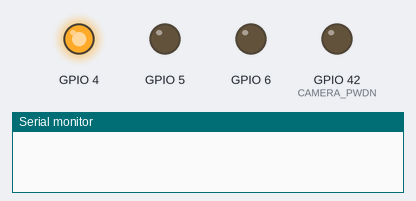
This sketch was run on a simulated ESP32. Shown: output pins drawn as LEDs (lit = HIGH), the last lines printed to the serial monitor. Storage starts empty; the camera gives no picture. At 11.5 s the program puts the board to deep sleep or switches it off; the recording ends there.

Above: at 0.1 s.
At 1.1 s:
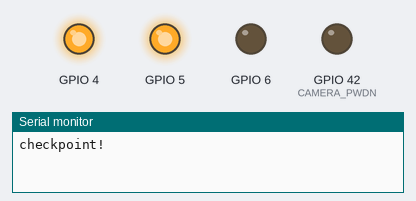
At 1.5 s:
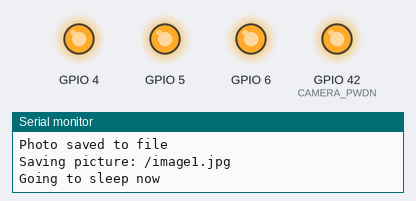
Timing chart, 0 to 3.0 s (numbered marks = the images above):
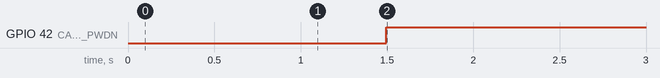

Measured:
- by itself, GPIO 42 (CAMERA_PWDN): LOW → HIGH at 1.5 s

The sketch:

MotionCamera.ino
```cpp
/*
  This is derivative work, building a Trail Camera using Seedstudio XIAO ESP32S3 with Sense shield.

  BASED ON:

  XIAO ESP32S3 Sense Camera with Microphone Demo
  xiao-camera-mic-demo.ino
  Tests onboard Camera, MEMS Microphone, and MicroSD Card
  Takes a picture and a 10-second recording when Touch Switch is pressed
  Saves to MicroSD card in JPG & WAV format

  DroneBot Workshop 2023
  https://dronebotworkshop.com
*/

// Include required libraries
#include <Arduino.h>
#include <esp_camera.h>
#include <FS.h>
#include <SD.h>
#include <SPI.h>
#include <esp_sleep.h>
#include <WiFi.h>

// Define camera model & pinout
#define CAMERA_MODEL_XIAO_ESP32S3  // Has PSRAM
#include "camera_pins.h"

#define CAMERA_PWDN GPIO_NUM_42

// Audio record time setting (in seconds, max value 240)
#define RECORD_TIME 10

// Audio settings
#define SAMPLE_RATE 16000U
#define SAMPLE_BITS 16
#define WAV_HEADER_SIZE 44
#define VOLUME_GAIN 3

// Camera status variable
bool camera_status = false;

// MicroSD status variable
bool sd_status = false;

// File Counter
int fileCount = 1;

// Touch Switch variables
int threshold = 1500;  // Adjust if not responding properly
bool touch1detected = false;

// Save pictures to SD card
void photo_save(const char *fileName) {
  // Take a photo
  camera_fb_t *fb = esp_camera_fb_get();
  if (!fb) {
    Serial.println("Failed to get camera frame buffer");
    return;
  }
  // Save photo to file
  writeFile(SD, fileName, fb->buf, fb->len);

  // Release image buffer
  esp_camera_fb_return(fb);

  Serial.println("Photo saved to file");
}

// SD card write file
void writeFile(fs::FS &fs, const char *path, uint8_t *data, size_t len) {
  Serial.printf("Writing file: %s\r\n", path);

  File file = fs.open(path, FILE_WRITE);
  if (!file) {
    Serial.println("Failed to open file for writing");
    return;
  }
  if (file.write(data, len) == len) {
    Serial.println("File written");
  } else {
    Serial.println("Write failed");
  }
  file.close();
}

// Callback function for touch switch
void gotTouch1() {
  touch1detected = true;
}

// Camera Parameters for setup
void CameraParameters() {
  // Define camera parameters
  camera_config_t config;
  config.ledc_channel = LEDC_CHANNEL_0;
  config.ledc_timer = LEDC_TIMER_0;
  config.pin_d0 = Y2_GPIO_NUM;
  config.pin_d1 = Y3_GPIO_NUM;
  config.pin_d2 = Y4_GPIO_NUM;
  config.pin_d3 = Y5_GPIO_NUM;
  config.pin_d4 = Y6_GPIO_NUM;
  config.pin_d5 = Y7_GPIO_NUM;
  config.pin_d6 = Y8_GPIO_NUM;
  config.pin_d7 = Y9_GPIO_NUM;
  config.pin_xclk = XCLK_GPIO_NUM;
  config.pin_pclk = PCLK_GPIO_NUM;
  config.pin_vsync = VSYNC_GPIO_NUM;
  config.pin_href = HREF_GPIO_NUM;
  config.pin_sscb_sda = SIOD_GPIO_NUM;
  config.pin_sscb_scl = SIOC_GPIO_NUM;
  config.pin_pwdn = PWDN_GPIO_NUM;
  config.pin_reset = RESET_GPIO_NUM;
  config.xclk_freq_hz = 20000000;
  config.frame_size = FRAMESIZE_UXGA;
  config.pixel_format = PIXFORMAT_JPEG;
  config.grab_mode = CAMERA_GRAB_WHEN_EMPTY;
  config.fb_location = CAMERA_FB_IN_PSRAM;
  config.jpeg_quality = 12;
  config.fb_count = 1;

  // if PSRAM IC present, init with UXGA resolution and higher JPEG quality
  //                      for larger pre-allocated frame buffer.
  if (config.pixel_format == PIXFORMAT_JPEG) {
    if (psramFound()) {
      config.jpeg_quality = 10;
      config.fb_count = 2;
      config.grab_mode = CAMERA_GRAB_LATEST;
    } else {
      // Limit the frame size when PSRAM is not available
      config.frame_size = FRAMESIZE_SVGA;
      config.fb_location = CAMERA_FB_IN_DRAM;
    }
  } else {
    // Best option for face detection/recognition
    config.frame_size = FRAMESIZE_VGA;//FRAMESIZE_240X240;
#if CONFIG_IDF_TARGET_ESP32S3
    config.fb_count = 2;
#endif
  }

  // Camera init
  esp_err_t err = esp_camera_init(&config);
  if (err != ESP_OK) {
    Serial.printf("Camera init failed with error 0x%x", err);
    return;
  }
}

int countFiles() {
  File root = SD.open("/");

  if(!root){
    Serial.println("Failed to open root directory");
    return 0;
  }
  int count = 0;
  File file = root.openNextFile();
  while(file){
    if(file.isDirectory()){
      // do nothing? :/
    } else {
      count++;
    }
     file = root.openNextFile();
  }

  return count;
}

unsigned long startMillis;
unsigned long elapsedMillis;

bool status = false;

void setup() {
  //disable hold!!
  gpio_hold_dis(CAMERA_PWDN);

  pinMode(CAMERA_PWDN, OUTPUT);
  digitalWrite(CAMERA_PWDN, LOW);

  pinMode(D3, OUTPUT);
  pinMode(D4, OUTPUT);
  pinMode(D5, OUTPUT);
  digitalWrite(D3, LOW);
  digitalWrite(D4, LOW);
  digitalWrite(D5, LOW);
  digitalWrite(D3, HIGH);
  // Record start time
  // Start Serial Monitor, wait until port is ready
  //delay(1000);
  startMillis = millis();
  Serial.begin(115200);
    //sleep(3000);

  // // wait up to 3 seconds for serial debugging
  // int sCounter = 30;
  // while (!Serial)
  // {
  //   delay(100);
  //   sCounter--;

  //   if (sCounter == 0) continue;
  // }

  delay(1000);

  // Disable Wi-Fi and Bluetooth
  WiFi.mode(WIFI_OFF);
  btStop();

  // Reduce CPU frequency
  setCpuFrequencyMhz(80); // Lower to 80 MHz from default 240 MHz

  digitalWrite(D4, HIGH);

  Serial.println("checkpoint!");

  delay(100);

  // Define Camera Parameters and Initialize
  CameraParameters();
  //digitalWrite(D5, HIGH);

  // Camera is good, set status
  camera_status = true;
  Serial.println("Camera OK!");

  Serial.println("Attempting to mount SD card..");
  while (!SD.begin(21)) {
    Serial.println("Failed to mount MicroSD Card! Will retry.");
  }
  Serial.println("SD card mounted");

  // Determine what type of MicroSD card is mounted
  uint8_t cardType = SD.cardType();

  if (cardType == CARD_NONE) {
    Serial.println("No MicroSD card inserted!");
    return;
  }

  // Print card type
  Serial.print("MicroSD Card Type: ");
  if (cardType == CARD_MMC) {
    Serial.println("MMC");
  } else if (cardType == CARD_SD) {
    Serial.println("SDSC");
  } else if (cardType == CARD_SDHC) {
    Serial.println("SDHC");
  } else {
    Serial.println("UNKNOWN");
  }
  // MicroSD is good, set status
  sd_status = true;

  // Configure wakeup time: 1 second = 1,000,000 microseconds
  esp_sleep_enable_timer_wakeup(10000000);

  Serial.println("end setup()");

  elapsedMillis = millis() - startMillis;  // Calculate elapsed time

  Serial.print("Elapsed time in milliseconds for setup(): ");
  Serial.println(elapsedMillis);

  digitalWrite(D5, HIGH);
}

void loop() {
  // Serial.println("loop");
  // Make sure the camera and MicroSD are ready
  if (camera_status && sd_status) {
    // Create image file name
    char imageFileName[32];
    sprintf(imageFileName, "/image%d.jpg", fileCount);

    // Take a picture
    photo_save(imageFileName);
    Serial.printf("Saving picture: %s\r\n", imageFileName);

    // Increment file counter
    fileCount++;

    // Reset the touch variable
    touch1detected = false;

    elapsedMillis = millis() - startMillis;  // Calculate elapsed time

    // Serial.print("Elapsed time in milliseconds: ");
    // Serial.println(elapsedMillis);
    status = !status;
    digitalWrite(D4, status);


    // Enter deep sleep
    digitalWrite(CAMERA_PWDN, HIGH);
    gpio_hold_en(CAMERA_PWDN);
    gpio_deep_sleep_hold_en(); // Enable hold during deep sleep

    Serial.println("Going to sleep now");
    delay(10000);

    esp_deep_sleep_start();
  }
}
```

camera_pins.h
```cpp
#if defined(CAMERA_MODEL_WROVER_KIT)
#define PWDN_GPIO_NUM    -1
#define RESET_GPIO_NUM   -1
#define XCLK_GPIO_NUM    21
#define SIOD_GPIO_NUM    26
#define SIOC_GPIO_NUM    27

#define Y9_GPIO_NUM      35
#define Y8_GPIO_NUM      34
#define Y7_GPIO_NUM      39
#define Y6_GPIO_NUM      36
#define Y5_GPIO_NUM      19
#define Y4_GPIO_NUM      18
#define Y3_GPIO_NUM       5
#define Y2_GPIO_NUM       4
#define VSYNC_GPIO_NUM   25
#define HREF_GPIO_NUM    23
#define PCLK_GPIO_NUM    22

#elif defined(CAMERA_MODEL_ESP_EYE)
#define PWDN_GPIO_NUM    -1
#define RESET_GPIO_NUM   -1
#define XCLK_GPIO_NUM    4
#define SIOD_GPIO_NUM    18
#define SIOC_GPIO_NUM    23

#define Y9_GPIO_NUM      36
#define Y8_GPIO_NUM      37
#define Y7_GPIO_NUM      38
#define Y6_GPIO_NUM      39
#define Y5_GPIO_NUM      35
#define Y4_GPIO_NUM      14
#define Y3_GPIO_NUM      13
#define Y2_GPIO_NUM      34
#define VSYNC_GPIO_NUM   5
#define HREF_GPIO_NUM    27
#define PCLK_GPIO_NUM    25

#define LED_GPIO_NUM     22

#elif defined(CAMERA_MODEL_M5STACK_PSRAM)
#define PWDN_GPIO_NUM     -1
#define RESET_GPIO_NUM    15
#define XCLK_GPIO_NUM     27
#define SIOD_GPIO_NUM     25
#define SIOC_GPIO_NUM     23

#define Y9_GPIO_NUM       19
#define Y8_GPIO_NUM       36
#define Y7_GPIO_NUM       18
#define Y6_GPIO_NUM       39
#define Y5_GPIO_NUM        5
#define Y4_GPIO_NUM       34
#define Y3_GPIO_NUM       35
#define Y2_GPIO_NUM       32
#define VSYNC_GPIO_NUM    22
#define HREF_GPIO_NUM     26
#define PCLK_GPIO_NUM     21

#elif defined(CAMERA_MODEL_M5STACK_V2_PSRAM)
#define PWDN_GPIO_NUM     -1
#define RESET_GPIO_NUM    15
#define XCLK_GPIO_NUM     27
#define SIOD_GPIO_NUM     22
#define SIOC_GPIO_NUM     23

#define Y9_GPIO_NUM       19
#define Y8_GPIO_NUM       36
#define Y7_GPIO_NUM       18
#define Y6_GPIO_NUM       39
#define Y5_GPIO_NUM        5
#define Y4_GPIO_NUM       34
#define Y3_GPIO_NUM       35
#define Y2_GPIO_NUM       32
#define VSYNC_GPIO_NUM    25
#define HREF_GPIO_NUM     26
#define PCLK_GPIO_NUM     21

#elif defined(CAMERA_MODEL_M5STACK_WIDE)
#define PWDN_GPIO_NUM     -1
#define RESET_GPIO_NUM    15
#define XCLK_GPIO_NUM     27
#define SIOD_GPIO_NUM     22
#define SIOC_GPIO_NUM     23

#define Y9_GPIO_NUM       19
#define Y8_GPIO_NUM       36
#define Y7_GPIO_NUM       18
#define Y6_GPIO_NUM       39
#define Y5_GPIO_NUM        5
#define Y4_GPIO_NUM       34
#define Y3_GPIO_NUM       35
#define Y2_GPIO_NUM       32
#define VSYNC_GPIO_NUM    25
#define HREF_GPIO_NUM     26
#define PCLK_GPIO_NUM     21

#define LED_GPIO_NUM       2

#elif defined(CAMERA_MODEL_M5STACK_ESP32CAM)
#define PWDN_GPIO_NUM     -1
#define RESET_GPIO_NUM    15
#define XCLK_GPIO_NUM     27
#define SIOD_GPIO_NUM     25
#define SIOC_GPIO_NUM     23

#define Y9_GPIO_NUM       19
#define Y8_GPIO_NUM       36
#define Y7_GPIO_NUM       18
#define Y6_GPIO_NUM       39
#define Y5_GPIO_NUM        5
#define Y4_GPIO_NUM       34
#define Y3_GPIO_NUM       35
#define Y2_GPIO_NUM       17
#define VSYNC_GPIO_NUM    22
#define HREF_GPIO_NUM     26
#define PCLK_GPIO_NUM     21

#elif defined(CAMERA_MODEL_M5STACK_UNITCAM)
#define PWDN_GPIO_NUM     -1
#define RESET_GPIO_NUM    15
#define XCLK_GPIO_NUM     27
#define SIOD_GPIO_NUM     25
#define SIOC_GPIO_NUM     23

#define Y9_GPIO_NUM       19
#define Y8_GPIO_NUM       36
#define Y7_GPIO_NUM       18
#define Y6_GPIO_NUM       39
#define Y5_GPIO_NUM        5
#define Y4_GPIO_NUM       34
#define Y3_GPIO_NUM       35
#define Y2_GPIO_NUM       32
#define VSYNC_GPIO_NUM    22
#define HREF_GPIO_NUM     26
#define PCLK_GPIO_NUM     21

#elif defined(CAMERA_MODEL_AI_THINKER)
#define PWDN_GPIO_NUM     32
#define RESET_GPIO_NUM    -1
#define XCLK_GPIO_NUM      0
#define SIOD_GPIO_NUM     26
#define SIOC_GPIO_NUM     27

#define Y9_GPIO_NUM       35
#define Y8_GPIO_NUM       34
#define Y7_GPIO_NUM       39
#define Y6_GPIO_NUM       36
#define Y5_GPIO_NUM       21
#define Y4_GPIO_NUM       19
#define Y3_GPIO_NUM       18
#define Y2_GPIO_NUM        5
#define VSYNC_GPIO_NUM    25
#define HREF_GPIO_NUM     23
#define PCLK_GPIO_NUM     22

#define LED_GPIO_NUM      33

#elif defined(CAMERA_MODEL_TTGO_T_JOURNAL)
#define PWDN_GPIO_NUM      0
#define RESET_GPIO_NUM    15
#define XCLK_GPIO_NUM     27
#define SIOD_GPIO_NUM     25
#define SIOC_GPIO_NUM     23

#define Y9_GPIO_NUM       19
#define Y8_GPIO_NUM       36
#define Y7_GPIO_NUM       18
#define Y6_GPIO_NUM       39
#define Y5_GPIO_NUM        5
#define Y4_GPIO_NUM       34
#define Y3_GPIO_NUM       35
#define Y2_GPIO_NUM       17
#define VSYNC_GPIO_NUM    22
#define HREF_GPIO_NUM     26
#define PCLK_GPIO_NUM     21

#elif defined(CAMERA_MODEL_XIAO_ESP32S3)
#define PWDN_GPIO_NUM     -1
#define RESET_GPIO_NUM    -1
#define XCLK_GPIO_NUM     10
#define SIOD_GPIO_NUM     40
#define SIOC_GPIO_NUM     39

#define Y9_GPIO_NUM       48
#define Y8_GPIO_NUM       11
#define Y7_GPIO_NUM       12
#define Y6_GPIO_NUM       14
#define Y5_GPIO_NUM       16
#define Y4_GPIO_NUM       18
#define Y3_GPIO_NUM       17
#define Y2_GPIO_NUM       15
#define VSYNC_GPIO_NUM    38
#define HREF_GPIO_NUM     47
#define PCLK_GPIO_NUM     13

#define LED_GPIO_NUM      21

#elif defined(CAMERA_MODEL_ESP32_CAM_BOARD)
// The 18 pin header on the board has Y5 and Y3 swapped
#define USE_BOARD_HEADER 0
#define PWDN_GPIO_NUM    32
#define RESET_GPIO_NUM   33
#define XCLK_GPIO_NUM     4
#define SIOD_GPIO_NUM    18
#define SIOC_GPIO_NUM    23

#define Y9_GPIO_NUM      36
#define Y8_GPIO_NUM      19
#define Y7_GPIO_NUM      21
#define Y6_GPIO_NUM      39
#if USE_BOARD_HEADER
#define Y5_GPIO_NUM      13
#else
#define Y5_GPIO_NUM      35
#endif
#define Y4_GPIO_NUM      14
#if USE_BOARD_HEADER
#define Y3_GPIO_NUM      35
#else
#define Y3_GPIO_NUM      13
#endif
#define Y2_GPIO_NUM      34
#define VSYNC_GPIO_NUM    5
#define HREF_GPIO_NUM    27
#define PCLK_GPIO_NUM    25

#elif defined(CAMERA_MODEL_ESP32S3_CAM_LCD)
#define PWDN_GPIO_NUM     -1
#define RESET_GPIO_NUM    -1
#define XCLK_GPIO_NUM     40
#define SIOD_GPIO_NUM     17
#define SIOC_GPIO_NUM     18

#define Y9_GPIO_NUM       39
#define Y8_GPIO_NUM       41
#define Y7_GPIO_NUM       42
#define Y6_GPIO_NUM       12
#define Y5_GPIO_NUM       3
#define Y4_GPIO_NUM       14
#define Y3_GPIO_NUM       47
#define Y2_GPIO_NUM       13
#define VSYNC_GPIO_NUM    21
#define HREF_GPIO_NUM     38
#define PCLK_GPIO_NUM     11

#elif defined(CAMERA_MODEL_ESP32S2_CAM_BOARD)
// The 18 pin header on the board has Y5 and Y3 swapped
#define USE_BOARD_HEADER 0
#define PWDN_GPIO_NUM     1
#define RESET_GPIO_NUM    2
#define XCLK_GPIO_NUM     42
#define SIOD_GPIO_NUM     41
#define SIOC_GPIO_NUM     18

#define Y9_GPIO_NUM       16
#define Y8_GPIO_NUM       39
#define Y7_GPIO_NUM       40
#define Y6_GPIO_NUM       15
#if USE_BOARD_HEADER
#define Y5_GPIO_NUM       12
#else
#define Y5_GPIO_NUM       13
#endif
#define Y4_GPIO_NUM       5
#if USE_BOARD_HEADER
#define Y3_GPIO_NUM       13
#else
#define Y3_GPIO_NUM       12
#endif
#define Y2_GPIO_NUM       14
#define VSYNC_GPIO_NUM    38
#define HREF_GPIO_NUM     4
#define PCLK_GPIO_NUM     3

#elif defined(CAMERA_MODEL_ESP32S3_EYE)
#define PWDN_GPIO_NUM -1
#define RESET_GPIO_NUM -1
#define XCLK_GPIO_NUM 15
#define SIOD_GPIO_NUM 4
#define SIOC_GPIO_NUM 5

#define Y2_GPIO_NUM 11
#define Y3_GPIO_NUM 9
#define Y4_GPIO_NUM 8
#define Y5_GPIO_NUM 10
#define Y6_GPIO_NUM 12
#define Y7_GPIO_NUM 18
#define Y8_GPIO_NUM 17
#define Y9_GPIO_NUM 16

#define VSYNC_GPIO_NUM 6
#define HREF_GPIO_NUM 7
#define PCLK_GPIO_NUM 13

#else
#error "Camera model not selected"
#endif
```
